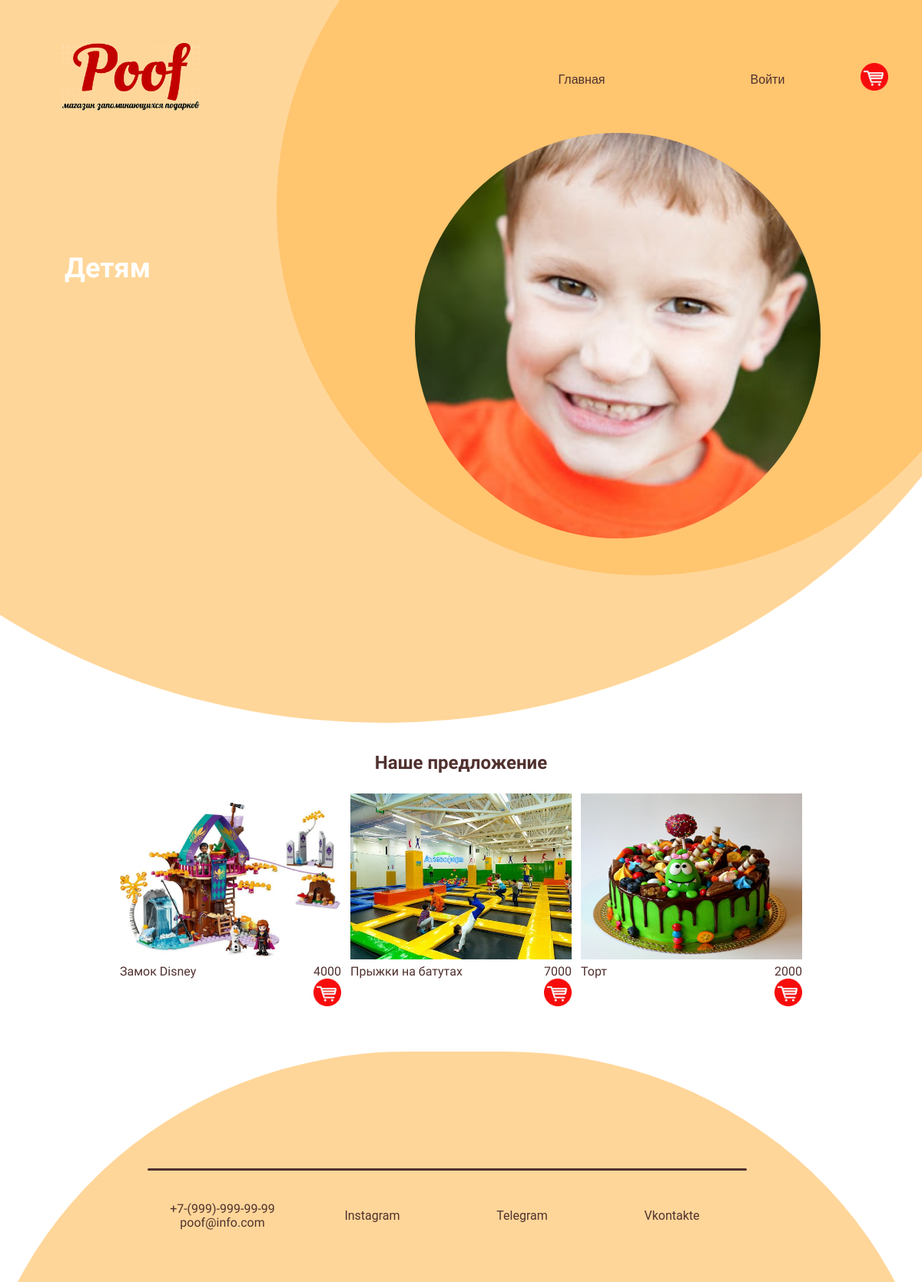
The page /category/3 on the database its author committed.
### products/models.py (models this page shows, shortened)
class Category(models.Model):
    title = models.CharField(max_length=150, db_index=True, verbose_name='Категория')
    photo = models.ImageField(upload_to='photos/', verbose_name='Изображение', blank=True)
    class Meta:
        verbose_name = 'Категория'
        verbose_name_plural = 'Категории'

class Products(models.Model):
    title = models.CharField(max_length=150, verbose_name='Название')
    description = models.TextField(max_length=1000, verbose_name='Описание')
    price = models.IntegerField(verbose_name='Цена')
    created_at = models.DateField(auto_now_add=True, verbose_name='Создано')
    updated_at = models.DateField(auto_now=True, verbose_name='Обновлено')
    photo = models.ImageField(upload_to='photos/', verbose_name='Изображение')
    slug = models.SlugField(unique=True, verbose_name='Слаг')
    category = models.ForeignKey('Category', on_delete=models.PROTECT, blank=True, null=True)
    def get_absolute_url(self):
        return reverse_lazy('products', kwargs={'slug': self.slug})
    class Meta:
        verbose_name = 'Товар'
        verbose_name_plural = 'Товары'
        ordering = ['created_at']

### products/views.py (the view)
# urls.py: path('category/<int:category_id>', get_category, name='category'),
def get_category(request, category_id):
    products = Products.objects.filter(category_id=category_id)
    categories = Category.objects.all()
    category = Category.objects.get(pk=category_id)
    return render(request, 'products/category.html', {'products': products, 'categories': categories, 'category': category})

### products/templates/products/category.html (shortened to what this page needs)
{% extends 'base.html' %}
{% load static %}
{% block content %}
<div class="wrapper">
    <div class = "bottom_menu">
        <div class="logo"><img class="category_image" src="{% static 'img/Logo.gif' %}"></div>
        <div class="menu_links">
            <a href="/" class="link">Главная</a>
            {% if request.user.is_authenticated %}
            <a href="#" class="link">Личный кабинет</a>
            <a href="{% url 'logout' %}" class="link">Выход</a>
            {% else %}
            <a href="{% url 'login' %}" class="link">Войти</a>
            {% endif %}
            <div class="margin">
            <input class="cart b1" type="image" src="{% static 'img/Cart_logo.gif' %}" alt="Кнопка «Cart»">
            </div>
        </div>
    </div>
    <div class = "circle"><img class="item_image" src="{{ category.photo.url }}"> </div>
    <div class = "circle_light"></div>
    <div class="intro_text">
        <h2>{{category.title}}</h2>
    </div>
    </div>
<h2 class="category_text">Наше предложение</h2>
<div class="items">
        {% for item in products %}
    <a href="{{item.get_absolute_url}}">
        <div class="item">
            <div class="item__image"><img src="{{ item.photo.url }}"> </div>
            <div class="item__info">
                <div class="title">
                {{ item.title }}
                </div>
                <div class="price">
               <a class="link-detail">
                   <div>{{ item.price}}</div>
                   <input class="cart" type="image" src="{% static 'img/Cart_logo.gif' %}" alt="Кнопка «Cart»">
               </a>
                </div>
        </div>
    </div>
    </a>
        {% endfor %}
</div>
<div class="wrapper_footer">
    <div class="footer">
        <div class="footer_circle">
            <div><hr></div>
            <div class="contact">
                <p class="footer_link">+7-(999)-999-99-99<br>poof@info.com</p>
                <a href="https://www.instagram.com/yellow__boat/" class="footer_link">Instagram</a>
                <a href="https://t.me/djoefrit" class="footer_link">Telegram</a>
                <a href="https://vk.com/lonep" class="footer_link">Vkontakte</a>
            </div>
        </div>
    </div>
</div>
{% endblock %}

### gift/static/css/main.css (style rules this page uses)
* { box-sizing: border-box; }
:root { --yellow: #FFC56F ; --yellow_light: #FFD699; --brown: #50312F; --brown_light: #513634; --white: #ffffff; --red: #ff0000; --dark: #0D0D0D; --gray: #5a5560; --light: #9D8D8F; --blue: #69bfae; }
html { font-family: "Roboto", sans-serif; }
a { text-decoration: none; }
p { font-family: 'Balsamiq Sans', cursive; }
h2 { font-family:"Balsamiq Sans",bold ; }

### gift/static/css/index.css (style rules this page uses)
.bottom_menu { display: flex; padding-top: 3.5em; }
.logo { flex:1; text-align: left; margin-left: 5em; background: none; border: none; }
.logo img { width: 15vw; height: auto; background: none; }
.menu_links { display: flex; flex: 1; padding-right: 0.5em; align-items: center; }
.link { flex:1; padding-left: 0.5em; font-family: 'Oswald', sans-serif; text-decoration: none; color: var(--brown); text-align: center; padding: 0.5vw; border-radius: 50px; vertical-align: center; }
.circle { width: 80vw; height:80vw; background: var(--yellow); border-radius: 50%; position: absolute; transform: translate(30vw,-30vw); z-index: -2; }
.circle_light { width: 143vw; height: 126vw; background: var(--yellow_light); border-radius: 80%; position: absolute; transform: translate(-30vw,-60vw); z-index: -3; }
.wrapper { position: relative; width: 100%; height: 80vw; overflow: hidden; }
.intro_text { text-wrap: normal; width: 40vw; height: 15em; color: var(--white); font-family: 'Balsamiq Sans', cursive; margin-left: 7vw; margin-top: 15vw; }
.intro_text h2 { font-size: 3vw; }
.margin { margin-right: 3vw; }
.wrapper_footer { margin-top: 4vw; position: relative; width: 100%; height: 25vw; overflow: hidden; }
.footer_circle { background: var(--yellow_light); width: 105vw; height:100vw; border-radius: 45%; position: absolute; display: flex; transform: translate(-3vw,0); }
hr { position: absolute; width: 65vw; height: 3px; border: none; background-color: var(--brown); border-radius: 20px; transform: translate(19vw,12vw); z-index: 1; }
.contact { display: flex; position: absolute; transform: translate(19vw,14vw); width: 65vw; align-items: center; }
.footer_link { flex: 1; text-decoration: none; color: var(--brown); border: none; text-align: center; border-radius: 50px; padding: 1vw; }
.category_text { color: var(--brown); text-align: center; }

### gift/static/css/products.css (style rules this page uses)
.item_image { width: 55%; height: 55%; position: absolute; z-index: -1; background-repeat: no-repeat; transform: translate(15vw, 32vw); background-size: cover; border-radius: 50%; object-fit: cover; }
.items { display: flex; justify-content: center; flex-wrap: wrap; }
.item { display: flex; flex-direction: column; padding: 0.5vw; text-decoration: none; overflow: hidden; }
.title { color: var(--brown); }
.item__image img { width: 24vw; height: 18vw; transition: 0.3s; }
.item__info { display: flex; justify-content: space-between; color: var(--brown); font-family: "Balsamiq Sans", bold; margin-top: 2px; }
.price { display: flex; flex-direction: column; text-align: center; }
.cart { width: 3vw; height: 3vw; z-index: 1; }

### rows shown on the page
Category: photo (picture), title "Детям"
Products: photo (picture), title "Замок Disney", price "4000"
Products: photo (picture), title "Прыжки на батутах", price "7000"
Products: photo (picture), title "Торт", price "2000"
